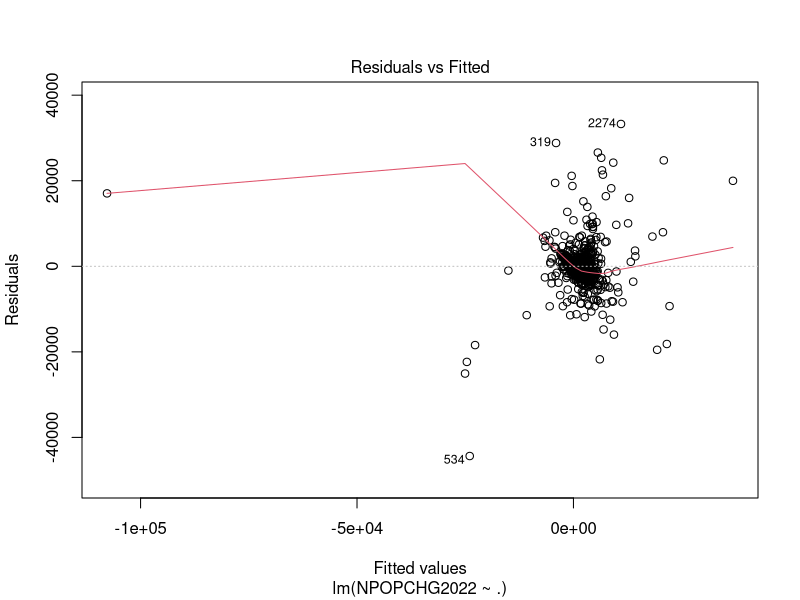
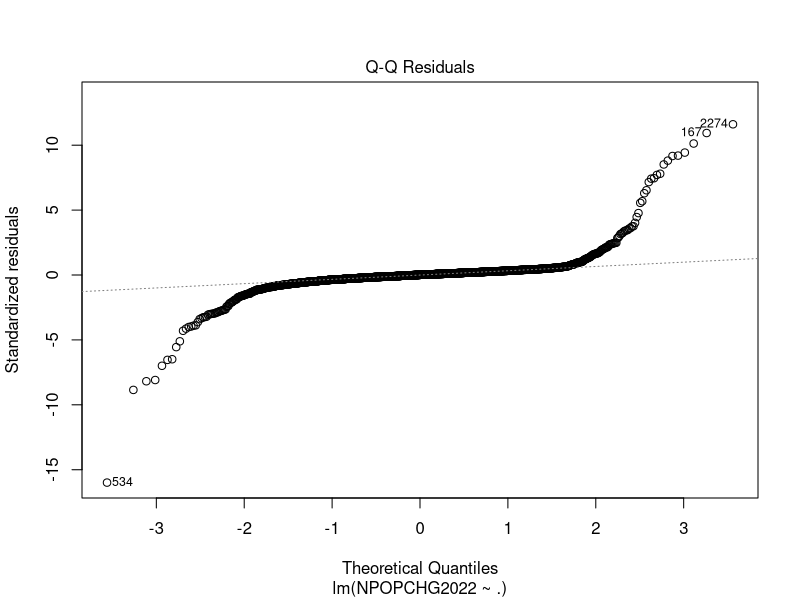
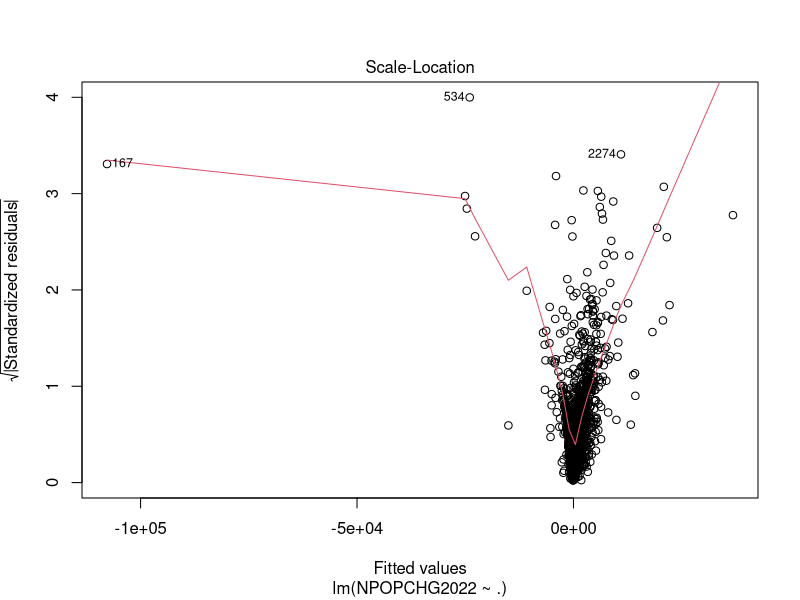
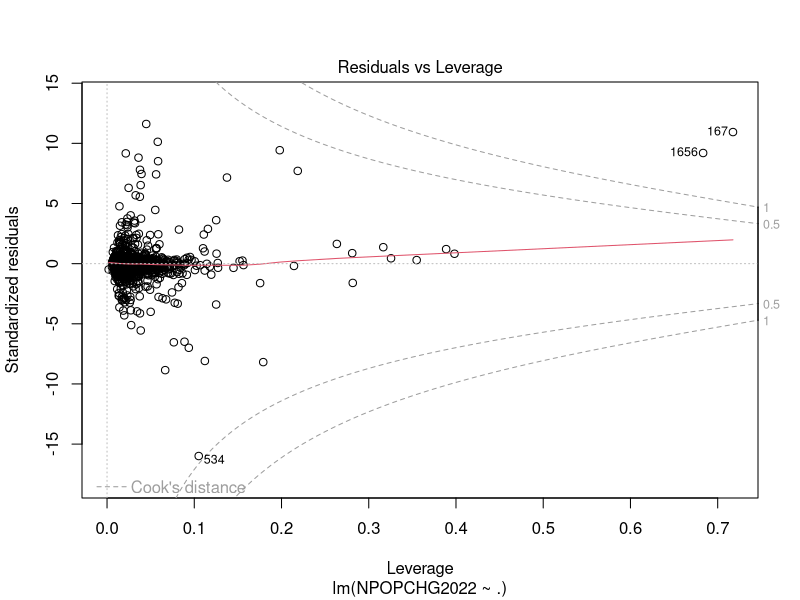
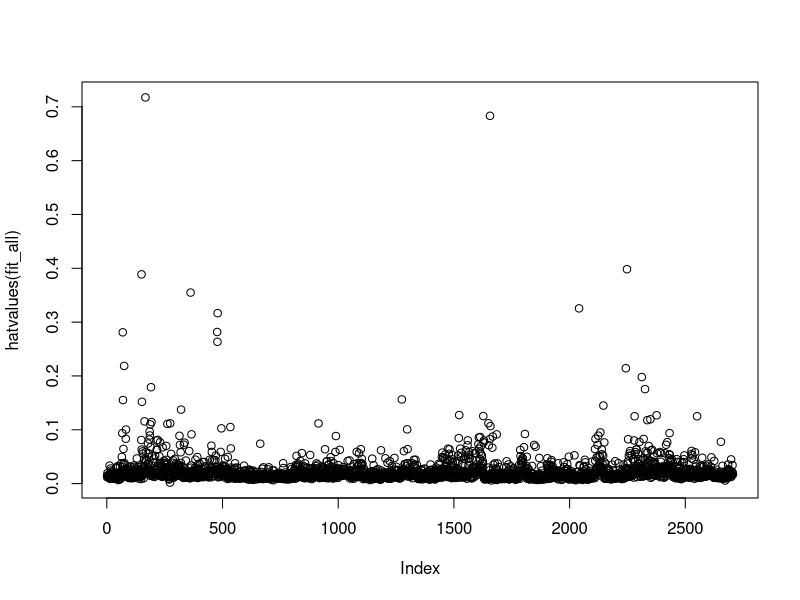

Generate these figures, in order, with R:
## ---- chunk 1
DataSet <- read.csv('better.csv', header = TRUE, sep = ";")
## ---- chunk 2
library(dplyr)
## ---- chunk 3
random_samples <- DataSet %>% sample_n(10)
## ---- chunk 4
test_data <- random_samples[1:10, 5:69]
## ---- chunk 5
Migration <- DataSet %>% anti_join(random_samples)
Migration <- Migration[, 5:69]
## ---- chunk 6
dim(Migration)
## ---- chunk 7
fit_all <-  lm(NPOPCHG2022 ~ ., data = Migration)
## ---- chunk 8
summary(fit_all)
## ---- chunk 9
plot(fit_all)
## ---- chunk 10
plot(hatvalues(fit_all))
which.max(hatvalues(fit_all))
## ---- chunk 11
confint(fit_all)
## ---- chunk 12
predict(fit_all, test_data[1:10,1:64], interval = "confidence")
## ---- chunk 13
linear_pred <- predict(fit_all, test_data[1:10,1:64], interval = "prediction")
linear_pred
## ---- chunk 14
diff_vector <- test_data$NPOPCHG2022 - linear_pred[, 1]
diff_vector
## ---- chunk 15
Migration$Mig <- ifelse(Migration$NPOPCHG2022 > 0, 1, 0)
## ---- chunk 16
dir_logistic <- list()
dir_logistic$fit <- glm(Mig ~ . - NPOPCHG2022, family = binomial, data = Migration)
## ---- chunk 17
summary(dir_logistic$fit)
## ---- chunk 18
dir_logistic$probs <- predict(dir_logistic$fit, test_data, type = "response")
head(dir_logistic$probs)
## ---- chunk 19
dir_logistic$predicted <- ifelse(dir_logistic$probs > 0.5, 1, 0)
## ---- chunk 20
test_data$Mig <- ifelse(test_data$NPOPCHG2022 > 0, 1, 0)

dir_logistic$cm <- table(dir_logistic$predicted, test_data$Mig)
dir_logistic$cm
## ---- chunk 21
mean(dir_logistic$predicted != test_data$Mig)
